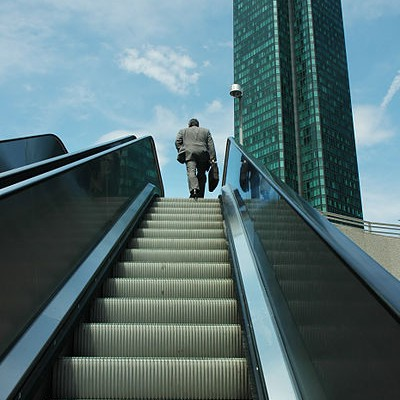
%> input picture Scripts/StaticImageHack/Stairs.jpg, 400 x 400 px
$ octave Stairs.m   (GNU Octave 9; MATLAB toolbox functions it lacks are replaced by stand-ins)
%> lines starting %> are read from the running program, lines starting %| are printed output that depends on the picture; in (x1, y1, x2, y2) boxes, pixels count from 0 and x2, y2 are one past the last pixel; in counts of white or black regions, pixels touching at a corner belong together; the program's own positions count from 1
### Scripts/StaticImageHack/imresize.m
## Copyright (C) 2005 S鴕en Hauberg <soren@hauberg.org>
##
## This program is free software; you can redistribute it and/or modify it under
## the terms of the GNU General Public License as published by the Free Software
## Foundation; either version 3 of the License, or (at your option) any later
## version.
##
## This program is distributed in the hope that it will be useful, but WITHOUT
## ANY WARRANTY; without even the implied warranty of MERCHANTABILITY or
## FITNESS FOR A PARTICULAR PURPOSE. See the GNU General Public License for more
## details.
##
## You should have received a copy of the GNU General Public License along with
## this program; if not, see <http://www.gnu.org/licenses/>.

## -*- texinfo -*-
## @deftypefn {Function File} @var{B}= imresize (@var{A}, @var{m})
## Scales the image @var{A} by a factor @var{m} using bicubic neighbour
## interpolation. If @var{m} is less than 1 the image size will be reduced,
## and if @var{m} is greater than 1 the image will be enlarged.
##
## @deftypefnx {Function File} @var{B}= imresize (@var{A}, @var{m}, @var{interp})
## Same as above except @var{interp} interpolation is performed instead of
## using nearest neighbour. @var{interp} can be any interpolation method supported by interp2.
## By default, bicubic interpolation is used.
##
## @deftypefnx {Function File} @var{B}= imresize (@var{A}, [@var{mrow} @var{mcol}])
## Scales the image @var{A} to be of size @var{mrow}x@var{mcol}.
##
## @deftypefnx {Function File} @var{B}= imresize (@var{A}, [@var{mrow} @var{mcol}], @var{interp})
## Same as above except @var{interp} interpolation is performed. @var{interp} can
## be any interpolation method supported by interp2.
## @seealso{imremap, imrotate, interp2}
## @end deftypefn

function ret = imresize(im, m, interp = "bicubic")
  if (nargin < 2)
    error ("imresize: not enough input arguments");
  endif

  [row, col, num_planes, tmp] = size (im);
  if (tmp != 1 || (num_planes != 1 && num_planes != 3))
    error ("imresize: the first argument has must be an image");
  endif

  ## Handle the argument that describes the size of the result
  if (length (m) == 1)
    new_row = round (row*m);
    new_col = round (col*m);
  elseif (length (m) == 2)
    new_row = m (1);
    new_col = m (2);
    m = min (new_row/row, new_col/col);
  else
    error ("imresize: second argument mest be a scalar or a 2-vector");
  end

  ## Handle the method argument
  if (!any (strcmpi (interp, {"nearest", "linear", "bilinear", "cubic", "bicubic", "pchip"})))
    error ("imresize: unsupported interpolation method");
  endif


  ## Perform the actual resizing
  [XI, YI] = meshgrid (linspace (1,col, new_col), linspace (1, row, new_row) );
  ret = imremap (im, XI, YI, interp);
endfunction

### Scripts/StaticImageHack/imremap.m
## Copyright (C) 2006 S鴕en Hauberg <soren@hauberg.org>
##
## This program is free software; you can redistribute it and/or modify it under
## the terms of the GNU General Public License as published by the Free Software
## Foundation; either version 3 of the License, or (at your option) any later
## version.
##
## This program is distributed in the hope that it will be useful, but WITHOUT
## ANY WARRANTY; without even the implied warranty of MERCHANTABILITY or
## FITNESS FOR A PARTICULAR PURPOSE. See the GNU General Public License for more
## details.
##
## You should have received a copy of the GNU General Public License along with
## this program; if not, see <http://www.gnu.org/licenses/>.

## -*- texinfo -*-
## @deftypefn {Function File} @var{warped} = imremap(@var{im}, @var{XI}, @var{YI})
## @deftypefnx{Function File} @var{warped} = imremap(@var{im}, @var{XI}, @var{YI}, @var{interp}, @var{extrapval})
## @deftypefnx{Function File} [@var{warped}, @var{valid} ] = imremap(@dots{})
## Applies any geometric transformation to the image @var{im}.
##
## The arguments @var{XI} and @var{YI} are lookup tables that define the resulting
## image
## @example
## @var{warped}(y,x) = @var{im}(@var{YI}(y,x), @var{XI}(y,x))
## @end example
## where @var{im} is assumed to be a continuous function, which is achieved
## by interpolation. Note that the image @var{im} is expressed in a (X, Y)-coordinate
## system and not a (row, column) system.
##
## The argument @var{interp} selects the used interpolation method, and most be one
## of the following strings
## @table @code
## @item "nearest"
## Nearest neighbor interpolation.
## @item "linear"
## @itemx "bilinear"
## Bilinear interpolation. This is the default behavior.
## @item "cubic"
## @itemx "bicubic"
## Bicubic interpolation.
## @end table
##
## All values of the result that fall outside the original image will
## be set to @var{extrapval}. For images of class @code{double} @var{extrapval}
## defaults to @code{NA} and for other classes it defaults to 0.
##
## The optional output @var{valid} is a matrix of the same size as @var{warped}
## that contains the value 1 in pixels where @var{warped} contains an interpolated
## value, and 0 in pixels where @var{warped} contains an extrapolated value.
## @seealso{imperspectivewarp, imrotate, imresize, imshear, interp2}
## @end deftypefn

function [warped, valid] = imremap(im, XI, YI, interp = "bilinear", extrapval = NA)
  ## Check input
  if (nargin < 3)
    print_usage();
  endif

  [imrows, imcols, imchannels, tmp] = size(im);
  if (tmp != 1 || (imchannels != 1 && imchannels != 3))
    error("imremap: first input argument must be an image");
  endif

  if (!size_equal(XI, YI) || !ismatrix(XI) || ndims(XI) != 2)
    error("imremap: XI and YI must be matrices of the same size");
  endif

  if (!any(strcmpi(interp, {"nearest", "linear", "bilinear", "cubic", "bicubic", "spline"})))
    error("imremap: unsupported interpolation method");
  endif
  if (any(strcmpi(interp, {"bilinear", "bicubic"})))
    interp = interp(3:end); # Remove "bi"
  endif
  interp = lower(interp);

  if (!isscalar(extrapval))
    error("imremap: extrapolation value must be a scalar");
  endif

  ## Interpolate
  if (imchannels == 1) # Gray
    warped = grayinterp(im, XI, YI, interp, NA);
  else # rgb image
    for i = 3:-1:1
      warped(:,:,i) = grayinterp(im(:,:,i), XI, YI, interp, NA);
    endfor
  endif
  valid = !isna(warped);
  warped(!valid) = extrapval;

  ## Change the class of the results according to the class of the image
  c = class(im);
  if (strcmpi(c, "uint8"))
    warped = uint8(warped);
  elseif (strcmpi(c, "uint16"))
    warped = uint16(warped);
  endif

endfunction

function [warped, valid] = grayinterp(im, XI, YI, interp, extrapval)
  if (strcmp(interp, "cubic"))
    warped = graybicubic(double(im), XI, YI, NA);
  else
    warped = interp2(double(im), XI, YI, interp, NA);
  endif
  valid = !isna(warped);
  warped(!valid) = extrapval;
endfunction

## -*- texinfo -*-
## @deftypefn {Function File} {@var{zi}=} bicubic (@var{x}, @var{y}, @var{z}, @var{xi}, @var{yi})
## Reference:
## Image Processing, Analysis, and Machine Vision, 2nd Ed.
## Sonka et.al.
## Brooks/Cole Publishing Company
## ISBN: 0-534-95393-X
## @seealso{interp2}
## @end deftypefn

function ZI = graybicubic (Z, XI, YI, extrapval = NA)

  ## Allocate output
  [X, Y] = meshgrid(1:columns(Z), 1:rows(Z));
  [Zr, Zc] = size(XI);
  ZI = zeros(Zr, Zc);

  ## Find inliers
  inside = !( XI < X(1) | XI > X(end) | YI < Y(1) | YI > Y(end) );

  ## Scale XI and YI to match indices of Z (not needed when interpolating images)
  #XI = (columns(Z)-1) * ( XI - X(1) ) / (X(end)-X(1)) + 1;
  #YI = (rows(Z)-1)    * ( YI - Y(1) ) / (Y(end)-Y(1)) + 1;

  ## Start the real work
  K = floor(XI);
  L = floor(YI);

  ## Coefficients
  AY1  = bc((YI-L+1)); AX1  = bc((XI-K+1));
  AY0  = bc((YI-L+0)); AX0  = bc((XI-K+0));
  AY_1 = bc((YI-L-1)); AX_1 = bc((XI-K-1));
  AY_2 = bc((YI-L-2)); AX_2 = bc((XI-K-2));

  ## Perform interpolation
  sz = size(Z);
  %ZI(inside) = AY_2 .* AX_2 .* Z(sym_sub2ind(sz, L+2, K+2)) ...
  ZI = AY_2 .* AX_2 .* Z(sym_sub2ind(sz, L+2, K+2)) ...
     + AY_2 .* AX_1 .* Z(sym_sub2ind(sz, L+2, K+1))    ...
     + AY_2 .* AX0  .* Z(sym_sub2ind(sz, L+2, K)) ...
     + AY_2 .* AX1  .* Z(sym_sub2ind(sz, L+2, K-1)) ...
     + AY_1 .* AX_2 .* Z(sym_sub2ind(sz, L+1, K+2)) ...
     + AY_1 .* AX_1 .* Z(sym_sub2ind(sz, L+1, K+1))    ...
     + AY_1 .* AX0  .* Z(sym_sub2ind(sz, L+1, K)) ...
     + AY_1 .* AX1  .* Z(sym_sub2ind(sz, L+1, K-1)) ...
     + AY0  .* AX_2 .* Z(sym_sub2ind(sz, L,   K+2)) ...
     + AY0  .* AX_1 .* Z(sym_sub2ind(sz, L,   K+1))    ...
     + AY0  .* AX0  .* Z(sym_sub2ind(sz, L,   K)) ...
     + AY0  .* AX1  .* Z(sym_sub2ind(sz, L,   K-1)) ...
     + AY1  .* AX_2 .* Z(sym_sub2ind(sz, L-1, K+2)) ...
     + AY1  .* AX_1 .* Z(sym_sub2ind(sz, L-1, K+1))    ...
     + AY1  .* AX0  .* Z(sym_sub2ind(sz, L-1, K)) ...
     + AY1  .* AX1  .* Z(sym_sub2ind(sz, L-1, K-1));
  ZI(!inside) = extrapval;

endfunction

## Checks if data is meshgrided
% [10 lines left out: functions isgriddata, isequallyspaced, not called in this run]

## Computes the interpolation coefficients
function o = bc(x)
  x = abs(x);
  o = zeros(size(x));
  idx1 = (x < 1);
  idx2 = !idx1 & (x < 2);
  o(idx1) = 1 - 2.*x(idx1).^2 + x(idx1).^3;
  o(idx2) = 4 - 8.*x(idx2) + 5.*x(idx2).^2 - x(idx2).^3;
endfunction

## This version of sub2ind behaves as if the data was symmetrically padded
function ind = sym_sub2ind(sz, Y, X)
  Y(Y<1) = 1 - Y(Y<1);
  while (any(Y(:)>2*sz(1)))
    Y(Y>2*sz(1)) = round( Y(Y>2*sz(1))/2 );
  endwhile
  Y(Y>sz(1)) = 1 + 2*sz(1) - Y(Y>sz(1));
  X(X<1) = 1 - X(X<1);
  while (any(X(:)>2*sz(2)))
    X(X>2*sz(2)) = round( X(X>2*sz(2))/2 );
  endwhile
  X(X>sz(2)) = 1 + 2*sz(2) - X(X>sz(2));
  ind = sub2ind(sz, Y, X);
endfunction

%!demo
%! ## Generate a synthetic image and show it
%! I = tril(ones(100)) + abs(rand(100)); I(I>1) = 1;
%! I(20:30, 20:30) = !I(20:30, 20:30);
%! I(70:80, 70:80) = !I(70:80, 70:80);
%! figure, imshow(I);
%! ## Resize the image to the double size and show it
%! [XI, YI] = meshgrid(linspace(1, 100, 200));
%! warped = imremap(I, XI, YI);
%! figure, imshow(warped);

%!demo
%! ## Generate a synthetic image and show it
%! I = tril(ones(100)) + abs(rand(100)); I(I>1) = 1;
%! I(20:30, 20:30) = !I(20:30, 20:30);
%! I(70:80, 70:80) = !I(70:80, 70:80);
%! figure, imshow(I);
%! ## Rotate the image around (0, 0) by -0.4 radians and show it
%! [XI, YI] = meshgrid(1:100);
%! R = [cos(-0.4) sin(-0.4); -sin(-0.4) cos(-0.4)];
%! RXY = [XI(:), YI(:)] * R;
%! XI = reshape(RXY(:,1), [100, 100]); YI = reshape(RXY(:,2), [100, 100]);
%! warped = imremap(I, XI, YI);
%! figure, imshow(warped);

### Scripts/StaticImageHack/Stairs.m
clear

across = 80;
down = 80;

% -----------------   Load the image and turn to grayscale ------------------------------

LennaIm = imread('/home/ashley/Electronics/HoughTransform/Scripts/StaticImageHack/Stairs.jpg'); % Load
%> LennaIm is the input picture: size 400x400x3 uint8; mean R, G, B 86.4, 111.5, 115.3
LennaGray = mean(LennaIm,3);
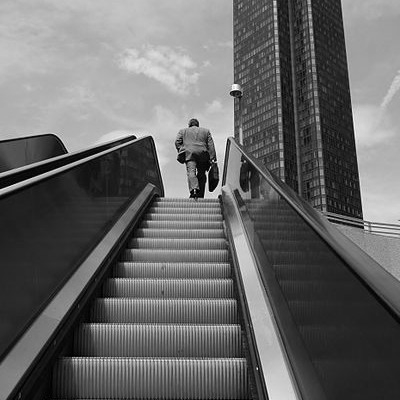
%> LennaGray: size 400x400 double; min 0, max 253.7, mean 104.4
LennaSmall = imresize(LennaGray,0.2);
%> in bc, `o(idx1) = 1 - 2.*x(idx1).^2 + x(idx1).^3;`: o: size 80x80 double; every value is 0
%> in bc (call 6), `o(idx1) = 1 - 2.*x(idx1).^2 + x(idx1).^3;`:
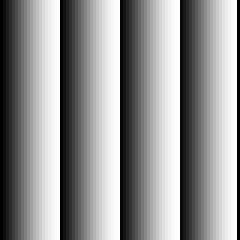
%> o: size 80x80 double (shown 3 times larger); min 0, max 1, mean 0.57; mean of the top-left, top-right, bottom-left and bottom-right quarters 0.57, 0.57, 0.57, 0.57
%> in bc (call 7), `o(idx2) = 4 - 8.*x(idx2) + 5.*x(idx2).^2 - x(idx2).^3;`:
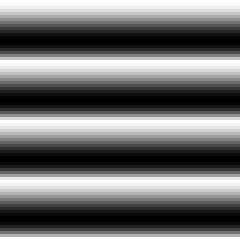
%> o: size 80x80 double (shown 3 times larger); min -0.148, max 0, mean -0.0823; mean of the top-left, top-right, bottom-left and bottom-right quarters -0.0824, -0.0824, -0.0822, -0.0822; drawn with min black and max white
%> in bc (call 8), `o(idx2) = 4 - 8.*x(idx2) + 5.*x(idx2).^2 - x(idx2).^3;`:
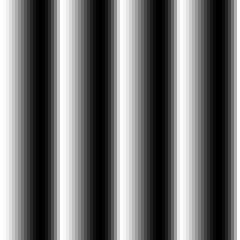
%> o: size 80x80 double (shown 3 times larger); min -0.148, max 0, mean -0.0823; mean of the top-left, top-right, bottom-left and bottom-right quarters -0.0824, -0.0822, -0.0824, -0.0822; drawn with min black and max white
%> in sym_sub2ind, `Y(Y<1) = 1 - Y(Y<1);`:
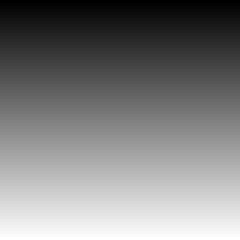
%> Y: size 80x80 double (shown 3 times larger); min 3, max 402, mean 202; drawn with min black and max white
%> in sym_sub2ind, `Y(Y>sz(1)) = 1 + 2*sz(1) - Y(Y>sz(1));`: Y: size 80x80 double; 1.25% of pixels changed, all inside (x1, y1, x2, y2) = (0, 79, 80, 80)
%> in sym_sub2ind, `X(X<1) = 1 - X(X<1);`:
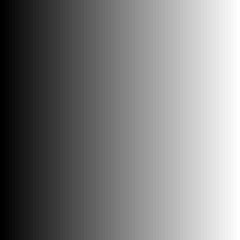
%> X: size 80x80 double (shown 3 times larger); min 3, max 402, mean 202; mean of the top-left, top-right, bottom-left and bottom-right quarters 101, 303, 101, 303; drawn with min black and max white
%> in sym_sub2ind, `X(X>sz(2)) = 1 + 2*sz(2) - X(X>sz(2));`: X: size 80x80 double; 1.25% of pixels changed, all inside (x1, y1, x2, y2) = (79, 0, 80, 80)
%> in sym_sub2ind (call 2), `X(X>sz(2)) = 1 + 2*sz(2) - X(X>sz(2));`: X: size 80x80 double; min 2, max 400, mean 201
%> in sym_sub2ind (call 5), `Y(Y>sz(1)) = 1 + 2*sz(1) - Y(Y>sz(1));`: Y: size 80x80 double; min 2, max 400, mean 201; mean of the top-left, top-right, bottom-left and bottom-right quarters 100, 100, 302, 302
%> in graybicubic, `ZI = AY_2 .* AX_2 .* Z(sym_sub2ind(sz, L+2, K+2)) + AY_2 .* AX_1 .* Z(..`:
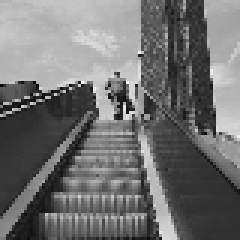
%> ZI: size 80x80 double (shown 3 times larger); min -18.04, max 256.7, mean 104.3; drawn with min black and max white
%> in grayinterp, `valid = !isna(warped);`: valid: size 80x80 logical; every value is 1
LennaDone = round(LennaSmall);
imshow(LennaDone, [0 256])

filename = '/home/ashley/Electronics/HoughTransform/Verification/Simulation/Stairs.dat';
fid = fopen (filename, "w");

for i=1:across
   for j=1:down
      fprintf(fid,'%d\n',LennaDone(i,j));
   end
end

 fclose (fid);
